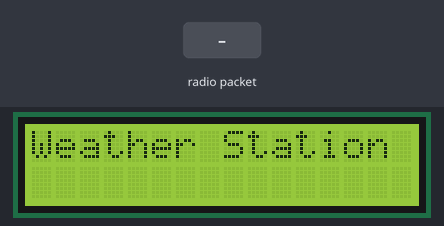
Bench run of a sketch on a simulated Arduino Uno, built with avr-gcc and run on an emulated ATmega328P. On the bench: 16×2 character LCD. Inputs (shaded band) come from the test bench. No radio packets arrive unless stated; what the sketch prints to the serial monitor is not drawn.

Above: at 1.3 s.
1.4 s: radio packet "5" arrives
At 2.2 s:
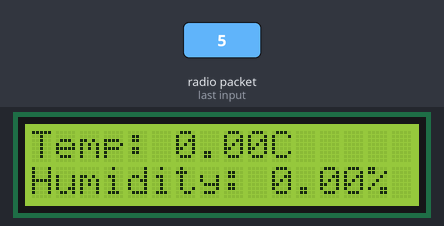
At 4.3 s:
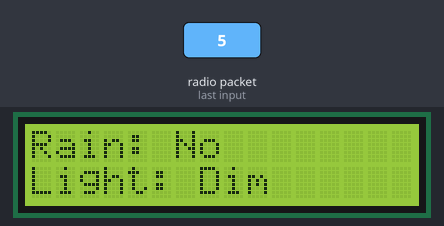
4.4 s: radio packet "90" arrives
Timing chart, 0 to 7.4 s (numbered marks = the images above; inputs shaded):
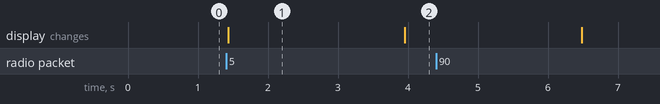

Measured:
- after the input at 1.4 s, the display: changes at once (image 1)
- what the display in image 1 shows lasts 2.6 s, from 1.4 s to 4.0 s

The sketch:

LORA_RECIEVERCODER.ino
```cpp
#include <SPI.h>
#include <LoRa.h>
#include <Wire.h>
#include <LiquidCrystal_PCF8574.h>

// Initialize LCD (I2C address 0x27)
LiquidCrystal_PCF8574 lcd(0x27);

// Define LoRa transceiver pins
#define ss 16
#define rst 14
#define dio0 26

void setup() {
  // Initialize LCD
  Wire.begin();
  lcd.begin(16, 2); // 16x2 LCD
  lcd.setBacklight(255);
  lcd.clear();
  lcd.setCursor(0, 0);
  lcd.print("Weather Station");

  // Initialize Serial Monitor
  Serial.begin(115200);
  while (!Serial);
  Serial.println("LoRa Receiver");

  // Setup LoRa transceiver module
  LoRa.setPins(ss, rst, dio0);

  // Set LoRa frequency (e.g., 866 MHz for Europe)
  while (!LoRa.begin(866E6)) {
    Serial.println(".");
    delay(500);
  }

  // Set sync word to match the transmitter
  LoRa.setSyncWord(0xF3);
  Serial.println("LoRa Initializing OK!");
}

void loop() {
  // Check for incoming LoRa packets
  int packetSize = LoRa.parsePacket();
  if (packetSize) {
    // Received a packet
    Serial.print("Received packet: ");
    String LoRaData = "";

    // Read the entire packet
    while (LoRa.available()) {
      LoRaData += (char)LoRa.read();
    }

    Serial.println(LoRaData);

    // Parse received data
    float temperatureC = 0;
    float humidity = 0;
    bool isRaining = false;
    bool lightLevel = false;

    int comma1 = LoRaData.indexOf(',');
    int comma2 = LoRaData.indexOf(',', comma1 + 1);
    int comma3 = LoRaData.indexOf(',', comma2 + 1);

    if (comma1 > 0 && comma2 > comma1 && comma3 > comma2) {
      temperatureC = LoRaData.substring(0, comma1).toFloat();
      humidity = LoRaData.substring(comma1 + 1, comma2).toFloat();
      isRaining = LoRaData.substring(comma2 + 1, comma3).toInt();
      lightLevel = LoRaData.substring(comma3 + 1).toInt();
    }

    // Display data on LCD
    lcd.clear();
    lcd.setCursor(0, 0);
    lcd.print("Temp: ");
    lcd.print(temperatureC);
    lcd.print("C");
    lcd.setCursor(0, 1);
    lcd.print("Humidity: ");
    lcd.print(humidity);
    lcd.print("%");

    delay(2500);

    lcd.clear();
    lcd.setCursor(0, 0);
    lcd.print("Rain: ");
    lcd.print(isRaining ? "Yes" : "No");
    lcd.setCursor(0, 1);
    lcd.print("Light: ");
    lcd.print(lightLevel ? "Bright" : "Dim");

    delay(2500);
  }
}
```
